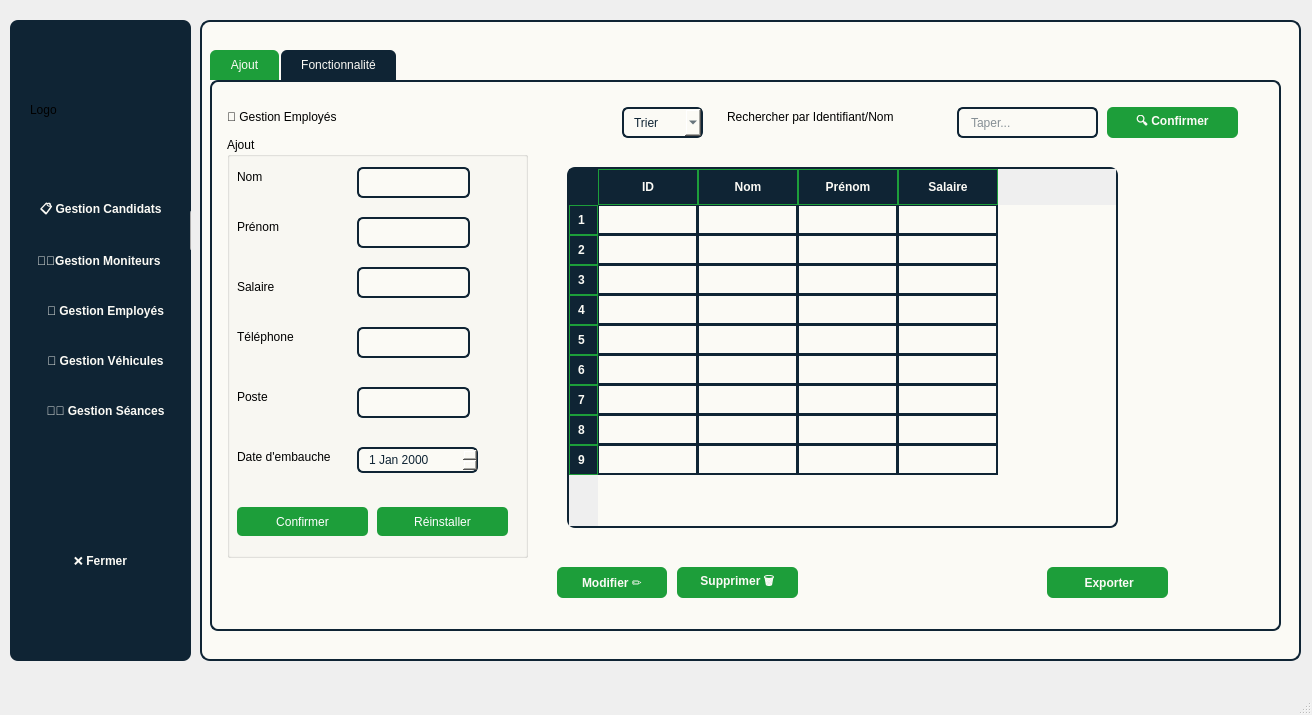
<?xml version="1.0" encoding="UTF-8"?>
<ui version="4.0">
 <class>MainWindow</class>
 <widget class="QMainWindow" name="MainWindow">
  <property name="geometry">
   <rect>
    <x>0</x>
    <y>0</y>
    <width>1312</width>
    <height>715</height>
   </rect>
  </property>
  <property name="windowTitle">
   <string>MainWindow</string>
  </property>
  <widget class="QWidget" name="centralwidget">
   <widget class="QFrame" name="barre_nav">
    <property name="geometry">
     <rect>
      <x>10</x>
      <y>20</y>
      <width>181</width>
      <height>641</height>
     </rect>
    </property>
    <property name="styleSheet">
     <string notr="true">#barre_nav {
    background-color: #0F2434;
    border-radius: 8px;
    padding: 5px;
}

#candidat_btn,
#vehicule_btn,
#moniteur_btn,
#seance_btn,
#emp_btn,
#fermer_btn {
    color: #FBFAF5;
    background-color: transparent;
    border: none;
    padding: 8px 15px;
    font-weight: bold;
}

#candidat_btn:hover,
#vehicule_btn:hover,
#moniteur_btn:hover,
#seance_btn:hover,
#emp_btn:hover,
#fermer_btn:hover {
    color: #1D9E3A;
}
</string>
    </property>
    <property name="frameShape">
     <enum>QFrame::Shape::StyledPanel</enum>
    </property>
    <property name="frameShadow">
     <enum>QFrame::Shadow::Raised</enum>
    </property>
    <widget class="QPushButton" name="candidat_btn">
     <property name="geometry">
      <rect>
       <x>0</x>
       <y>170</y>
       <width>181</width>
       <height>41</height>
      </rect>
     </property>
     <property name="text">
      <string>📋 Gestion Candidats</string>
     </property>
    </widget>
    <widget class="QPushButton" name="vehicule_btn">
     <property name="geometry">
      <rect>
       <x>0</x>
       <y>220</y>
       <width>181</width>
       <height>41</height>
      </rect>
     </property>
     <property name="text">
      <string>🧑‍💼Gestion Moniteurs </string>
     </property>
    </widget>
    <widget class="QPushButton" name="pushButton_3">
     <property name="geometry">
      <rect>
       <x>180</x>
       <y>190</y>
       <width>161</width>
       <height>41</height>
      </rect>
     </property>
     <property name="text">
      <string>Gestion des véhicules</string>
     </property>
    </widget>
    <widget class="QPushButton" name="moniteur_btn">
     <property name="geometry">
      <rect>
       <x>0</x>
       <y>270</y>
       <width>191</width>
       <height>41</height>
      </rect>
     </property>
     <property name="text">
      <string>💼 Gestion Employés</string>
     </property>
    </widget>
    <widget class="QPushButton" name="seance_btn">
     <property name="geometry">
      <rect>
       <x>10</x>
       <y>320</y>
       <width>171</width>
       <height>41</height>
      </rect>
     </property>
     <property name="text">
      <string>🚗 Gestion Véhicules</string>
     </property>
    </widget>
    <widget class="QPushButton" name="emp_btn">
     <property name="geometry">
      <rect>
       <x>0</x>
       <y>370</y>
       <width>191</width>
       <height>41</height>
      </rect>
     </property>
     <property name="text">
      <string>🧑‍🏫 Gestion Séances</string>
     </property>
    </widget>
    <widget class="QPushButton" name="fermer_btn">
     <property name="geometry">
      <rect>
       <x>10</x>
       <y>520</y>
       <width>161</width>
       <height>41</height>
      </rect>
     </property>
     <property name="text">
      <string>❌ Fermer</string>
     </property>
    </widget>
    <widget class="QLabel" name="img">
     <property name="geometry">
      <rect>
       <x>20</x>
       <y>80</y>
       <width>141</width>
       <height>20</height>
      </rect>
     </property>
     <property name="text">
      <string>Logo</string>
     </property>
    </widget>
   </widget>
   <widget class="QFrame" name="frame_gest">
    <property name="geometry">
     <rect>
      <x>200</x>
      <y>20</y>
      <width>1101</width>
      <height>641</height>
     </rect>
    </property>
    <property name="styleSheet">
     <string notr="true">#frame_gest {
    border: 2px solid #0F2434;
    border-radius: 10px;
    padding: 12px;
    background-color: #FBFAF5;
    box-shadow: 2px 2px 6px rgba(0,0,0,0.25);
}
</string>
    </property>
    <property name="frameShape">
     <enum>QFrame::Shape::StyledPanel</enum>
    </property>
    <property name="frameShadow">
     <enum>QFrame::Shadow::Raised</enum>
    </property>
    <widget class="QTabWidget" name="tab_widget_E">
     <property name="geometry">
      <rect>
       <x>10</x>
       <y>30</y>
       <width>1071</width>
       <height>581</height>
      </rect>
     </property>
     <property name="styleSheet">
      <string notr="true">#tab_widget_E {_E
    background-color: #FBFAF5;
    border: 2px solid #0F2434;
    border-radius: 8px;
}

#tab_widget_E::pane {
    border: 2px solid #0F2434;
    border-radius: 8px;
    padding: 5px;
    background-color: #FBFAF5;
}

#tab_widget_E QTabBar::tab {
    background-color: #0F2434;
    color: #FBFAF5;
    padding: 8px 20px;
    border-top-left-radius: 6px;
    border-top-right-radius: 6px;
    margin-right: 2px;
}

#tab_widget_E QTabBar::tab:selected {
    background-color: #1D9E3A;
    color: #FBFAF5;
}

#tab_widget_E QTabBar::tab:hover {
    background-color: #30AA2C;
    color: #FBFAF5;
}
</string>
     </property>
     <property name="currentIndex">
      <number>0</number>
     </property>
     <widget class="QWidget" name="tab">
      <attribute name="title">
       <string>Ajout</string>
      </attribute>
      <widget class="QGroupBox" name="groupBox">
       <property name="geometry">
        <rect>
         <x>10</x>
         <y>50</y>
         <width>301</width>
         <height>421</height>
        </rect>
       </property>
       <property name="styleSheet">
        <string notr="true">#nom,
#prenom,
#salaire,
#telephone,
#poste {
    border: 2px solid #0F2434;
    border-radius: 6px;
    padding: 6px 10px;
    background-color: #FBFAF5;
    selection-background-color: #1D9E3A;
    selection-color: #FBFAF5;
}

#nom:focus,
#prenom:focus,
#salaire:focus,
#telephone:focus,
#poste:focus {
    border: 2px solid #1D9E3A; /* Pigment green on focus */
}
</string>
       </property>
       <property name="title">
        <string>Ajout</string>
       </property>
       <widget class="QLabel" name="label_2">
        <property name="geometry">
         <rect>
          <x>10</x>
          <y>30</y>
          <width>71</width>
          <height>20</height>
         </rect>
        </property>
        <property name="styleSheet">
         <string notr="true">color: rgb(0, 0, 0);</string>
        </property>
        <property name="text">
         <string>Nom</string>
        </property>
       </widget>
       <widget class="QLabel" name="label_3">
        <property name="geometry">
         <rect>
          <x>10</x>
          <y>80</y>
          <width>61</width>
          <height>20</height>
         </rect>
        </property>
        <property name="styleSheet">
         <string notr="true">color: rgb(0, 0, 0);</string>
        </property>
        <property name="text">
         <string>Prénom</string>
        </property>
       </widget>
       <widget class="QLabel" name="label_4">
        <property name="geometry">
         <rect>
          <x>10</x>
          <y>250</y>
          <width>61</width>
          <height>20</height>
         </rect>
        </property>
        <property name="styleSheet">
         <string notr="true">color: rgb(0, 0, 0);</string>
        </property>
        <property name="text">
         <string>Poste</string>
        </property>
       </widget>
       <widget class="QLabel" name="label_5">
        <property name="geometry">
         <rect>
          <x>10</x>
          <y>140</y>
          <width>61</width>
          <height>20</height>
         </rect>
        </property>
        <property name="styleSheet">
         <string notr="true">color: rgb(0, 0, 0);</string>
        </property>
        <property name="text">
         <string>Salaire</string>
        </property>
       </widget>
       <widget class="QLabel" name="label_6">
        <property name="geometry">
         <rect>
          <x>10</x>
          <y>190</y>
          <width>81</width>
          <height>20</height>
         </rect>
        </property>
        <property name="styleSheet">
         <string notr="true">color: rgb(0, 0, 0);</string>
        </property>
        <property name="text">
         <string>Téléphone</string>
        </property>
       </widget>
       <widget class="QLabel" name="label_9">
        <property name="geometry">
         <rect>
          <x>10</x>
          <y>310</y>
          <width>121</width>
          <height>20</height>
         </rect>
        </property>
        <property name="styleSheet">
         <string notr="true">color: rgb(0, 0, 0);</string>
        </property>
        <property name="text">
         <string>Date d'embauche</string>
        </property>
       </widget>
       <widget class="QLineEdit" name="nom">
        <property name="geometry">
         <rect>
          <x>130</x>
          <y>30</y>
          <width>113</width>
          <height>31</height>
         </rect>
        </property>
        <property name="styleSheet">
         <string notr="true">#nom {
    border: 2px solid #0F2434;
    border-radius: 6px;
    padding: 5px 10px;
    background-color: #FBFAF5;
    color: #0F2434;
}</string>
        </property>
       </widget>
       <widget class="QLineEdit" name="prenom">
        <property name="geometry">
         <rect>
          <x>130</x>
          <y>80</y>
          <width>113</width>
          <height>31</height>
         </rect>
        </property>
        <property name="styleSheet">
         <string notr="true">#prenom{
    border: 2px solid #0F2434;
    border-radius: 6px;
    padding: 5px 10px;
    background-color: #FBFAF5;
    color: #0F2434;
}</string>
        </property>
       </widget>
       <widget class="QLineEdit" name="salaire">
        <property name="geometry">
         <rect>
          <x>130</x>
          <y>130</y>
          <width>113</width>
          <height>31</height>
         </rect>
        </property>
        <property name="styleSheet">
         <string notr="true">#salaire {
    border: 2px solid #0F2434;
    border-radius: 6px;
    padding: 5px 10px;
    background-color: #FBFAF5;
    color: #0F2434;
}</string>
        </property>
       </widget>
       <widget class="QLineEdit" name="telephone">
        <property name="geometry">
         <rect>
          <x>130</x>
          <y>190</y>
          <width>113</width>
          <height>31</height>
         </rect>
        </property>
        <property name="styleSheet">
         <string notr="true">
#telephone {
    border: 2px solid #0F2434;
    border-radius: 6px;
    padding: 5px 10px;
    background-color: #FBFAF5;
    color: #0F2434;
}</string>
        </property>
       </widget>
       <widget class="QLineEdit" name="poste">
        <property name="geometry">
         <rect>
          <x>130</x>
          <y>250</y>
          <width>113</width>
          <height>31</height>
         </rect>
        </property>
        <property name="styleSheet">
         <string notr="true">#poste {
    border: 2px solid #0F2434;
    border-radius: 6px;
    padding: 5px 10px;
    background-color: #FBFAF5;
    color: #0F2434;
}</string>
        </property>
       </widget>
       <widget class="QDateEdit" name="date_embauche">
        <property name="geometry">
         <rect>
          <x>130</x>
          <y>310</y>
          <width>121</width>
          <height>26</height>
         </rect>
        </property>
        <property name="styleSheet">
         <string notr="true">#date_embauche {
    border: 2px solid #0F2434;
    border-radius: 6px;
    padding: 4px 8px;
    background-color: #FBFAF5;
    color: #0F2434;
    selection-background-color: #1D9E3A;
    selection-color: #FBFAF5;
}

#date_rev:focus {
    border: 2px solid #1D9E3A;
}

#date_rev QAbstractItemView {
    background-color: #FBFAF5;
    selection-background-color: #1D9E3A;
    selection-color: #FBFAF5;
}
</string>
        </property>
       </widget>
       <widget class="QPushButton" name="confirmer_E">
        <property name="geometry">
         <rect>
          <x>10</x>
          <y>370</y>
          <width>131</width>
          <height>29</height>
         </rect>
        </property>
        <property name="styleSheet">
         <string notr="true">#confirmer_E {
    background-color: rgb(29, 158, 58); /* couleur normale */
    color: white;                       /* couleur du texte */
    border: none;
    padding: 5px 10px;
    border-radius: 5px;
}

#confirmer_E:pressed {
    background-color: #239539; /* couleur quand le bouton est cliqué */
}

</string>
        </property>
        <property name="text">
         <string>Confirmer</string>
        </property>
        <property name="icon">
         <iconset theme="QIcon::ThemeIcon::ContactNew"/>
        </property>
       </widget>
       <widget class="QPushButton" name="reinstaller_E">
        <property name="geometry">
         <rect>
          <x>150</x>
          <y>370</y>
          <width>131</width>
          <height>29</height>
         </rect>
        </property>
        <property name="styleSheet">
         <string notr="true">QPushButton {
    background-color: rgb(29, 158, 58); /* couleur normale */
    color: white;                       /* couleur du texte */
    border: none;
    padding: 5px 10px;
    border-radius: 5px;
}

QPushButton:pressed {
    background-color: #239539; /* couleur quand le bouton est cliqué */
}
</string>
        </property>
        <property name="text">
         <string>Réinstaller</string>
        </property>
        <property name="icon">
         <iconset theme="QIcon::ThemeIcon::EditClear"/>
        </property>
       </widget>
      </widget>
      <widget class="QLabel" name="label">
       <property name="geometry">
        <rect>
         <x>10</x>
         <y>20</y>
         <width>161</width>
         <height>20</height>
        </rect>
       </property>
       <property name="styleSheet">
        <string notr="true">color: rgb(0, 0, 0);</string>
       </property>
       <property name="text">
        <string>💼 Gestion Employés</string>
       </property>
      </widget>
      <widget class="QComboBox" name="trier_E">
       <property name="geometry">
        <rect>
         <x>405</x>
         <y>20</y>
         <width>81</width>
         <height>31</height>
        </rect>
       </property>
       <property name="styleSheet">
        <string notr="true">#trier_E {
    border: 2px solid #0F2434;
    border-radius: 6px;
    padding: 5px 10px;
    background-color: #FBFAF5;
    color: #0F2434;
}

#type QAbstractItemView {
    background-color: #FBFAF5;
    selection-background-color: #1D9E3A;
    selection-color: #FBFAF5;
}

#type:focus {
    border: 2px solid #1D9E3A;
}</string>
       </property>
       <item>
        <property name="text">
         <string>Trier</string>
        </property>
       </item>
       <item>
        <property name="text">
         <string>A</string>
        </property>
       </item>
       <item>
        <property name="text">
         <string>B</string>
        </property>
       </item>
       <item>
        <property name="text">
         <string>C</string>
        </property>
       </item>
       <item>
        <property name="text">
         <string>D</string>
        </property>
       </item>
       <item>
        <property name="text">
         <string>E</string>
        </property>
       </item>
       <item>
        <property name="text">
         <string>F</string>
        </property>
       </item>
       <item>
        <property name="text">
         <string>G</string>
        </property>
       </item>
       <item>
        <property name="text">
         <string>H</string>
        </property>
       </item>
       <item>
        <property name="text">
         <string>I</string>
        </property>
       </item>
       <item>
        <property name="text">
         <string>J</string>
        </property>
       </item>
       <item>
        <property name="text">
         <string>K</string>
        </property>
       </item>
       <item>
        <property name="text">
         <string>L</string>
        </property>
       </item>
       <item>
        <property name="text">
         <string>M</string>
        </property>
       </item>
       <item>
        <property name="text">
         <string>N</string>
        </property>
       </item>
       <item>
        <property name="text">
         <string>O</string>
        </property>
       </item>
       <item>
        <property name="text">
         <string>P</string>
        </property>
       </item>
       <item>
        <property name="text">
         <string>Q</string>
        </property>
       </item>
       <item>
        <property name="text">
         <string>R</string>
        </property>
       </item>
       <item>
        <property name="text">
         <string>S</string>
        </property>
       </item>
       <item>
        <property name="text">
         <string>T</string>
        </property>
       </item>
       <item>
        <property name="text">
         <string>U</string>
        </property>
       </item>
       <item>
        <property name="text">
         <string>V</string>
        </property>
       </item>
       <item>
        <property name="text">
         <string>W</string>
        </property>
       </item>
       <item>
        <property name="text">
         <string>X</string>
        </property>
       </item>
       <item>
        <property name="text">
         <string>Y</string>
        </property>
       </item>
       <item>
        <property name="text">
         <string>Z</string>
        </property>
       </item>
      </widget>
      <widget class="QLineEdit" name="taper_E">
       <property name="geometry">
        <rect>
         <x>740</x>
         <y>20</y>
         <width>141</width>
         <height>31</height>
        </rect>
       </property>
       <property name="styleSheet">
        <string notr="true">#taper_E {
    border: 2px solid #0F2434;
    border-radius: 6px;
    padding: 6px 10px;
    background-color: #FBFAF5;
    color: #0F2434;
    selection-background-color: #1D9E3A;
    selection-color: #FBFAF5;
}

#taper_E:focus {
    border: 2px solid #1D9E3A;
}
</string>
       </property>
       <property name="placeholderText">
        <string>Taper...</string>
       </property>
      </widget>
      <widget class="QLabel" name="label_7">
       <property name="geometry">
        <rect>
         <x>510</x>
         <y>20</y>
         <width>211</width>
         <height>20</height>
        </rect>
       </property>
       <property name="styleSheet">
        <string notr="true">color: rgb(0, 0, 0);</string>
       </property>
       <property name="text">
        <string>Rechercher par Identifiant/Nom</string>
       </property>
      </widget>
      <widget class="QPushButton" name="supp_E">
       <property name="geometry">
        <rect>
         <x>460</x>
         <y>480</y>
         <width>121</width>
         <height>31</height>
        </rect>
       </property>
       <property name="styleSheet">
        <string notr="true">#supp_E {
    background-color: #1D9E3A;
    color: #FBFAF5;
    border: none;
    border-radius: 6px;
    padding: 8px 18px;
    font-weight: bold;
}

#supp_E:hover {
    background-color: #30AA2C;
}

#supp_E:pressed {
    background-color: #239539;
}
</string>
       </property>
       <property name="text">
        <string>Supprimer 🗑️</string>
       </property>
      </widget>
      <widget class="QPushButton" name="expo_tab_E">
       <property name="geometry">
        <rect>
         <x>830</x>
         <y>480</y>
         <width>121</width>
         <height>31</height>
        </rect>
       </property>
       <property name="styleSheet">
        <string notr="true">#expo_tab_E{
    background-color: #1D9E3A;
    color: #FBFAF5;
    border: none;
    border-radius: 6px;
    padding: 8px 18px;
    font-weight: bold;
}

#expo_tab_E:hover {
    background-color: #30AA2C;
}

#expo_tab_E:pressed {
    background-color: #239539;
}
</string>
       </property>
       <property name="text">
        <string> Exporter</string>
       </property>
       <property name="icon">
        <iconset>
         <normaloff>:/res2/img/excel.png</normaloff>:/res2/img/excel.png</iconset>
       </property>
      </widget>
      <widget class="QPushButton" name="conf_rech_E">
       <property name="geometry">
        <rect>
         <x>890</x>
         <y>20</y>
         <width>131</width>
         <height>31</height>
        </rect>
       </property>
       <property name="styleSheet">
        <string notr="true">#conf_rech_E{
    background-color: #1D9E3A;
    color: #FBFAF5;
    border: none;
    border-radius: 6px;
    padding: 8px 18px;
    font-weight: bold;
}

#conf_rech_E:hover {
    background-color: #30AA2C;
}

#conf_rech_E:pressed {
    background-color: #239539;
}
</string>
       </property>
       <property name="text">
        <string>🔍 Confirmer</string>
       </property>
      </widget>
      <widget class="QPushButton" name="modifier_E">
       <property name="geometry">
        <rect>
         <x>340</x>
         <y>480</y>
         <width>110</width>
         <height>31</height>
        </rect>
       </property>
       <property name="styleSheet">
        <string notr="true">#modifier_E {
    background-color: #1D9E3A;
    color: #FBFAF5;
    border: none;
    border-radius: 6px;
    padding: 8px 18px;
    font-weight: bold;
}

#modifier_E:hover {
    background-color: #30AA2C;
}

#modifier_E:pressed {
    background-color: #239539;
}
</string>
       </property>
       <property name="text">
        <string>Modifier ✏️</string>
       </property>
      </widget>
      <widget class="QTableWidget" name="tab_employes">
       <property name="geometry">
        <rect>
         <x>350</x>
         <y>80</y>
         <width>551</width>
         <height>361</height>
        </rect>
       </property>
       <property name="styleSheet">
        <string notr="true">/* Main table styling */
#tab_employes {
    background-color: #FBFAF5;
    border-radius: 8px;
    border: 2px solid #0F2434;
    gridline-color: #0F2434;
    alternate-background-color: #E8E8E8;
}

/* Table header styling - make columns visible */
#tab_employes QHeaderView::section {
    background-color: #0F2434;
    color: #FBFAF5;
    padding: 8px;
    border: 1px solid #1D9E3A;
    font-weight: bold;
    font-size: 12px;
}

/* Table items/cells styling */
#tab_employes::item {
    border: 1px solid #0F2434;
    padding: 8px;
    color: #0F2434;
}

/* Make sure text is visible in cells */
#tab_employes::item {
    color: #0F2434;
    background-color: #FBFAF5;
}

/* Alternate row coloring */
#tab_employes::item:alternate {
    background-color: #F0F0F0;
}

/* Hover effect on rows */
#tab_employes::item:hover {
    background-color: #E0E0E0;
    color: #0F2434;
}

/* Selected row styling */
#tab_employes::item:selected {
    background-color: #0F2434;
    color: #FBFAF5;
}

/* Ensure the table view itself has proper borders */
#tab_employes QTableView {
    gridline-color: #0F2434;
    border: 2px solid #0F2434;
}

/* Corner button styling */
#tab_employes QTableCornerButton::section {
    background-color: #0F2434;
    border: 1px solid #0F2434;
}</string>
       </property>
       <row/>
       <row/>
       <row/>
       <row/>
       <row/>
       <row/>
       <row/>
       <row/>
       <row/>
       <column>
        <property name="text">
         <string>ID</string>
        </property>
       </column>
       <column>
        <property name="text">
         <string>Nom</string>
        </property>
       </column>
       <column>
        <property name="text">
         <string>Prénom</string>
        </property>
       </column>
       <column>
        <property name="text">
         <string>Salaire</string>
        </property>
       </column>
      </widget>
     </widget>
     <widget class="QWidget" name="tab_2">
      <attribute name="title">
       <string>Fonctionnalité</string>
      </attribute>
      <widget class="QTabWidget" name="tab_widget2_E">
       <property name="geometry">
        <rect>
         <x>10</x>
         <y>20</y>
         <width>1021</width>
         <height>471</height>
        </rect>
       </property>
       <property name="styleSheet">
        <string notr="true">#tab_widget2_E {
    background-color: #FBFAF5;
    border: 2px solid #0F2434;
    border-radius: 8px;
}

#tab_widget2_E::pane {
    border: 2px solid #0F2434;
    border-radius: 8px;
    padding: 5px;
    background-color: #FBFAF5;
}

#tab_widget2_E QTabBar::tab {
    background-color: #0F2434;
    color: #FBFAF5;
    padding: 8px 20px;
    border-top-left-radius: 6px;
    border-top-right-radius: 6px;
    margin-right: 2px;
}

#tab_widget2_E QTabBar::tab:selected {
    background-color: #1D9E3A;
    color: #FBFAF5;
}

#tab_widget2_E QTabBar::tab:hover {
    background-color: #30AA2C;
    color: #FBFAF5;
}
</string>
       </property>
       <property name="currentIndex">
        <number>0</number>
       </property>
       <widget class="QWidget" name="tab_3">
        <attribute name="title">
         <string>Statistique</string>
        </attribute>
        <widget class="QComboBox" name="selon_stat_E">
         <property name="geometry">
          <rect>
           <x>860</x>
           <y>40</y>
           <width>100</width>
           <height>40</height>
          </rect>
         </property>
         <property name="styleSheet">
          <string notr="true">#selon_stat_E {
    border: 2px solid #0F2434;
    border-radius: 6px;
    padding: 4px 8px;
    background-color: #FBFAF5;
    color: #0F2434;
}

#selon_stat_E:focus {
    border: 2px solid #1D9E3A;
}

#selon_stat_E QAbstractItemView {
    background-color: #FBFAF5;
    selection-background-color: #1D9E3A;
    selection-color: #FBFAF5;
}</string>
         </property>
         <item>
          <property name="text">
           <string>Selon</string>
          </property>
         </item>
         <item>
          <property name="text">
           <string>Age</string>
          </property>
         </item>
         <item>
          <property name="text">
           <string>Nivaeu permis</string>
          </property>
         </item>
        </widget>
       </widget>
      </widget>
     </widget>
    </widget>
   </widget>
  </widget>
  <widget class="QMenuBar" name="menubar">
   <property name="geometry">
    <rect>
     <x>0</x>
     <y>0</y>
     <width>1312</width>
     <height>26</height>
    </rect>
   </property>
  </widget>
  <widget class="QStatusBar" name="statusbar"/>
 </widget>
 <resources/>
 <connections/>
</ui>
